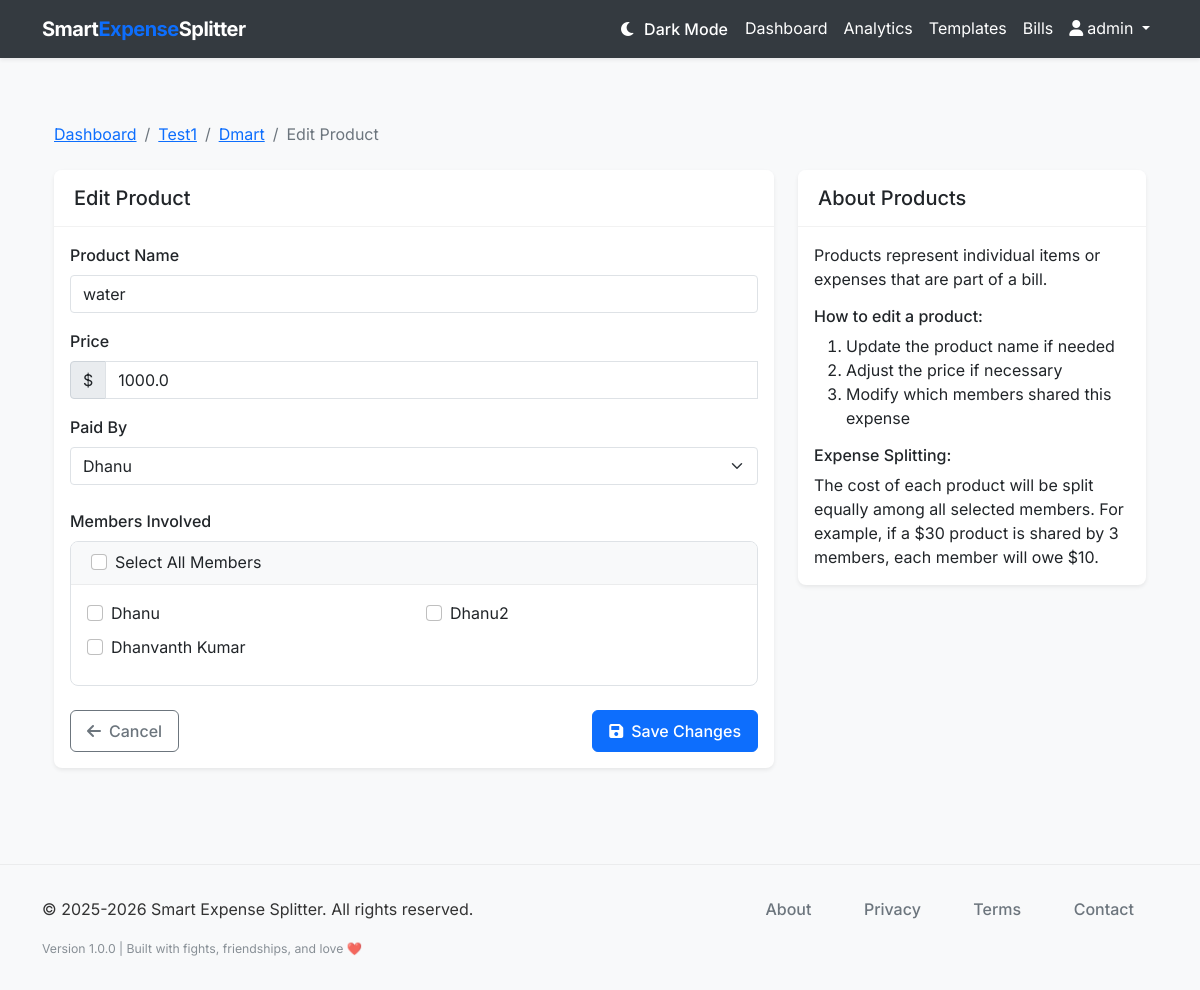
Screenshot of /product/1/edit (signed in) with the database file from the repository.
### models.py (models this page shows, shortened)
class User(db.Model, UserMixin):
    __tablename__ = 'users'
    id = db.Column(db.Integer, primary_key=True)
    username = db.Column(db.String(64), unique=True, nullable=False)
    email = db.Column(db.String(120), unique=True, nullable=False)
    password_hash = db.Column(db.String(128), nullable=False)
    created_at = db.Column(db.DateTime, default=datetime.utcnow)
    groups = db.relationship('Group', back_populates='user', cascade='all, delete-orphan')
    bill_templates = db.relationship('BillTemplate', back_populates='user', cascade='all, delete-orphan')

class Group(db.Model):
    __tablename__ = 'groups'
    id = db.Column(db.Integer, primary_key=True)
    name = db.Column(db.String(100), nullable=False)
    description = db.Column(db.String(255))
    created_at = db.Column(db.DateTime, default=datetime.utcnow)
    user_id = db.Column(db.Integer, db.ForeignKey('users.id'), nullable=False)
    user = db.relationship('User', back_populates='groups')
    members = db.relationship('Member', back_populates='group', cascade='all, delete-orphan')
    bills = db.relationship('Bill', back_populates='group', cascade='all, delete-orphan')

class Bill(db.Model):
    __tablename__ = 'bills'
    id = db.Column(db.Integer, primary_key=True)
    title = db.Column(db.String(100), nullable=False)
    description = db.Column(db.String(255))
    date = db.Column(db.Date, default=datetime.utcnow().date)
    category = db.Column(db.String(50), default='Other')
    group_id = db.Column(db.Integer, db.ForeignKey('groups.id'), nullable=False)
    created_at = db.Column(db.DateTime, default=datetime.utcnow)
    group = db.relationship('Group', back_populates='bills')
    products = db.relationship('Product', back_populates='bill', cascade='all, delete-orphan')

class Product(db.Model):
    __tablename__ = 'products'
    id = db.Column(db.Integer, primary_key=True)
    name = db.Column(db.String(100), nullable=False)
    price = db.Column(db.Float, nullable=False)
    bill_id = db.Column(db.Integer, db.ForeignKey('bills.id'), nullable=False)
    payer_id = db.Column(db.Integer, db.ForeignKey('members.id'), nullable=False)
    created_at = db.Column(db.DateTime, default=datetime.utcnow)
    bill = db.relationship('Bill', back_populates='products')
    payer = db.relationship('Member', back_populates='paid_products')
    members_involved = db.relationship('ProductMember', back_populates='product', cascade='all, delete-orphan')

class Member(db.Model):
    __tablename__ = 'members'
    id = db.Column(db.Integer, primary_key=True)
    name = db.Column(db.String(100), nullable=False)
    email = db.Column(db.String(120))
    mobile_number = db.Column(db.String(20), nullable=False)
    group_id = db.Column(db.Integer, db.ForeignKey('groups.id'), nullable=False)
    created_at = db.Column(db.DateTime, default=datetime.utcnow)
    group = db.relationship('Group', back_populates='members')
    paid_products = db.relationship('Product', back_populates='payer')
    products_involved = db.relationship('ProductMember', back_populates='member', cascade='all, delete-orphan')

### routes.py (the view, shortened to what this page needs)
@app.route('/product/<int:product_id>/edit', methods=['GET', 'POST'])
@login_required
def edit_product(product_id):
    product = Product.query.get_or_404(product_id)
    if product.bill.group.user_id != current_user.id:
        flash('You do not have permission to edit this product.', 'danger')
        return redirect(url_for('dashboard'))
    form = ProductForm(obj=product)
    form.payer.choices = [(m.id, m.name) for m in product.bill.group.members]
    form.members_involved.choices = [(m.id, m.name) for m in product.bill.group.members]
    form.members_involved.default = [pm.member_id for pm in product.members_involved]
    if request.method == 'GET':
        form.payer.data = product.payer_id
        form.members_involved.data = [pm.member_id for pm in product.members_involved]
    return render_template('edit_product.html', title='Edit Product', form=form, product=product)

### templates/edit_product.html (shortened to what this page needs)
{% extends "layout.html" %}
{% block content %}
<div class="container py-4">
    <nav aria-label="breadcrumb" class="mb-4">
        <ol class="breadcrumb">
            <li class="breadcrumb-item"><a href="{{ url_for('dashboard') }}">Dashboard</a></li>
            <li class="breadcrumb-item"><a href="{{ url_for('group_detail', group_id=product.bill.group.id) }}">{{ product.bill.group.name }}</a></li>
            <li class="breadcrumb-item"><a href="{{ url_for('bill_detail', bill_id=product.bill.id) }}">{{ product.bill.title }}</a></li>
            <li class="breadcrumb-item active" aria-current="page">Edit Product</li>
        </ol>
    </nav>
    <div class="row">
        <div class="col-lg-8">
            <div class="card border-0 shadow-sm">
                <div class="card-header bg-white py-3">
                    <h1 class="h5 mb-0">Edit Product</h1>
                </div>
                <div class="card-body">
                    <form method="post" action="{{ url_for('edit_product', product_id=product.id) }}" id="productForm">
                        <div class="mb-3">
                            <label for="name" class="form-label">Product Name</label>
                            <input type="text" class="form-control" id="name" name="name" value="{{ product.name }}" required>
                        </div>
                        <div class="mb-3">
                            <label for="price" class="form-label">Price</label>
                            <div class="input-group">
                                <span class="input-group-text">$</span>
                                <input type="number" class="form-control" id="price" name="price" step="0.01" min="0.01" value="{{ product.price }}" required>
                            </div>
                        </div>
                        <div class="mb-4">
                            <label class="form-label">Paid By</label>
                            <select class="form-select" name="payer" required>
                                {% for member in product.bill.group.members %}
                                <option value="{{ member.id }}" {% if member.id == product.payer_id %}selected{% endif %}>
                                    {{ member.name }}
                                </option>
                                {% endfor %}
                            </select>
                        </div>
                        <div class="mb-4">
                            <label class="form-label">Members Involved</label>
                            <div class="card">
                                <div class="card-header bg-light py-2">
                                    <div class="form-check">
                                        <input class="form-check-input" type="checkbox" id="selectAllMembers">
                                        <label class="form-check-label" for="selectAllMembers">
                                            Select All Members
                                        </label>
                                    </div>
                                </div>
                                <div class="card-body">
                                    <div class="row">
                                        {% for member in product.bill.group.members %}
                                        <div class="col-md-6 mb-2">
                                            <div class="form-check">
                                                <input class="form-check-input member-checkbox" type="checkbox" name="members_involved" value="{{ member.id }}" id="member{{ member.id }}"
                                                {% if member in product.members_involved %}checked{% endif %}>
                                                <label class="form-check-label" for="member{{ member.id }}">
                                                    {{ member.name }}
                                                </label>
                                            </div>
                                        </div>
                                        {% endfor %}
                                    </div>
                                </div>
                            </div>
                        </div>
                        <div class="d-flex justify-content-between">
                            <a href="{{ url_for('bill_detail', bill_id=product.bill.id) }}" class="btn btn-outline-secondary">
                                <i class="fas fa-arrow-left me-2"></i>Cancel
                            </a>
                            <button type="submit" class="btn btn-primary">
                                <i class="fas fa-save me-2"></i>Save Changes
                            </button>
                        </div>
                    </form>
                </div>
            </div>
        </div>
        <div class="col-lg-4">
            <div class="card border-0 shadow-sm">
                <div class="card-header bg-white py-3">
                    <h2 class="h5 mb-0">About Products</h2>
                </div>
                <div class="card-body">
                    <p class="mb-3">Products represent individual items or expenses that are part of a bill.</p>
                    <h3 class="h6 mb-2">How to edit a product:</h3>
                    <ol class="mb-3">
                        <li>Update the product name if needed</li>
                        <li>Adjust the price if necessary</li>
                        <li>Modify which members shared this expense</li>
                    </ol>
                    <h3 class="h6 mb-2">Expense Splitting:</h3>
                    <p class="mb-0">The cost of each product will be split equally among all selected members. For example, if a $30 product is shared by 3 members, each member will owe $10.</p>
                </div>
            </div>
        </div>
    </div>
</div>
{% endblock %}

### templates/layout.html (shortened to what this page needs)
<!DOCTYPE html>
<html lang="en">
<head>
    <link href="https://cdn.jsdelivr.net/npm/bootstrap@5.1.3/dist/css/bootstrap.min.css" rel="stylesheet">
    <link rel="stylesheet" href="https://cdnjs.cloudflare.com/ajax/libs/font-awesome/6.0.0/css/all.min.css">
    <link rel="stylesheet" href="{{ url_for('static', filename='css/style.css') }}">
</head>
<body>
    <nav class="navbar navbar-expand-lg navbar-light bg-white shadow-sm">
        <div class="container">
            <a class="navbar-brand" href="{{ url_for('index') }}">Smart<span>Expense</span>Splitter</a>
            <div class="collapse navbar-collapse" id="navbarNav">
                <ul class="navbar-nav ms-auto">
                    {% if current_user.is_authenticated %}
                    <li class="nav-item">
                        <button class="btn btn-link nav-link" id="darkModeToggle" title="Toggle Dark Mode">
                        </button>
                    </li>
                    <li class="nav-item">
                        <a class="nav-link" href="{{ url_for('dashboard') }}">Dashboard</a>
                    </li>
                    <li class="nav-item">
                        <a class="nav-link" href="{{ url_for('analytics') }}">Analytics</a>
                    </li>
                    <li class="nav-item">
                                <a class="nav-link" href="{{ url_for('bill_templates') }}">Templates</a>
                            </li>
                            <li class="nav-item">
                                 <a class="nav-link" href="{{ url_for('bills') }}">Bills</a>
                             </li>
                    <li class="nav-item dropdown">
                        <a class="nav-link dropdown-toggle" href="#" id="navbarDropdown" role="button" data-bs-toggle="dropdown" aria-expanded="false">
                            <i class="fas fa-user me-1"></i>{{ current_user.username }}
                        </a>
                    </li>
                    {% endif %}
                </ul>
            </div>
        </div>
    </nav>
    <main class="container py-4">
        {% block content %}{% endblock %}
    </main>
    <footer class="footer" role="contentinfo" aria-label="Site footer">
        <div class="container">
            <div class="row">
                <div class="col-md-6" role="region" aria-labelledby="copyright-heading">
                    <p class="mb-0" itemprop="copyrightNotice">&copy; 2025-2026 Smart Expense Splitter. All rights reserved.</p>
                </div>
                <div class="col-md-6 text-md-end" role="region" aria-labelledby="footer-nav-heading">
                    <nav class="footer-links" aria-label="Legal and company information">
                        <ul class="list-inline mb-0" role="list">
                            <li class="list-inline-item" role="listitem">
                                <a href="{{ url_for('about') }}" aria-label="Learn more about Smart Expense Splitter company and mission"
                                   class="text-decoration-none" rel="noopener noreferrer">About</a>
                            </li>
                            <li class="list-inline-item" role="listitem">
                                <a href="{{ url_for('privacy') }}" aria-label="Read our privacy policy and data protection practices"
                                   class="text-decoration-none" rel="noopener noreferrer">Privacy</a>
                            </li>
                            <li class="list-inline-item" role="listitem">
                                <a href="{{ url_for('terms') }}" aria-label="Review our terms of service and usage agreements"
                                   class="text-decoration-none" rel="noopener noreferrer">Terms</a>
                            </li>
                            <li class="list-inline-item" role="listitem">
                                <a href="{{ url_for('contact') }}" aria-label="Contact Smart Expense Splitter support team"
                                   class="text-decoration-none" rel="noopener noreferrer">Contact</a>
                            </li>
                        </ul>
                    </nav>
                </div>
            </div>
            <div class="row mt-3" role="region" aria-labelledby="footer-info-heading">
                <div class="col-12">
                    <div class="footer-info text-center text-md-start" aria-label="Application version and technical information">
                        <small class="text-muted" itemprop="version" aria-label="Application version 1.0.0">
                            Version 1.0.0 | Built with fights, friendships, and love ❤️
                        </small>
                    </div>
                </div>
            </div>
        </div>
    </footer>
</body>
</html>

### rows the page displays
User: username "admin"
Group: bill.group.name "Test1"
Bill: bill "Dmart"
Product: name "water", price "1000.0", payer "Dhanu"
Member: name "Dhanu"
Member: name "Dhanu2"
Member: name "Dhanvanth Kumar"
